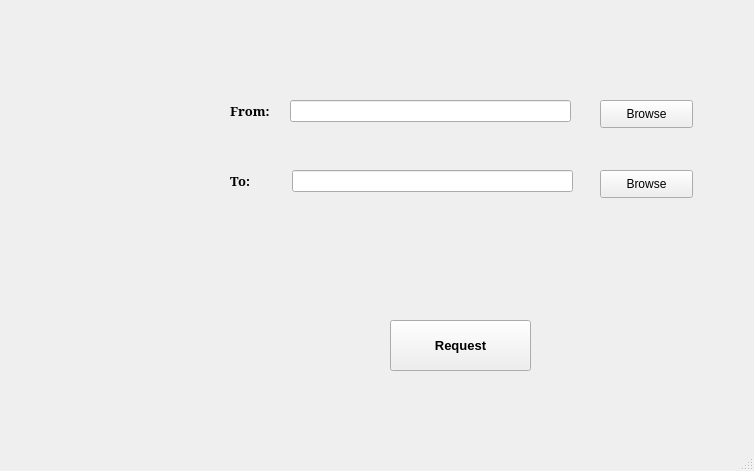
<?xml version="1.0" encoding="UTF-8"?>
<ui version="4.0">
 <class>MainWindow</class>
 <widget class="QMainWindow" name="MainWindow">
  <property name="geometry">
   <rect>
    <x>0</x>
    <y>0</y>
    <width>754</width>
    <height>471</height>
   </rect>
  </property>
  <property name="windowTitle">
   <string>MainWindow</string>
  </property>
  <widget class="QWidget" name="centralwidget">
   <widget class="QLabel" name="label1">
    <property name="geometry">
     <rect>
      <x>230</x>
      <y>100</y>
      <width>61</width>
      <height>21</height>
     </rect>
    </property>
    <property name="font">
     <font>
      <family>Zar</family>
      <pointsize>10</pointsize>
      <weight>75</weight>
      <bold>true</bold>
     </font>
    </property>
    <property name="autoFillBackground">
     <bool>true</bool>
    </property>
    <property name="text">
     <string>From:</string>
    </property>
    <property name="alignment">
     <set>Qt::AlignLeading|Qt::AlignLeft|Qt::AlignVCenter</set>
    </property>
   </widget>
   <widget class="QLabel" name="label_2">
    <property name="geometry">
     <rect>
      <x>230</x>
      <y>170</y>
      <width>61</width>
      <height>21</height>
     </rect>
    </property>
    <property name="font">
     <font>
      <family>Zar</family>
      <pointsize>10</pointsize>
      <weight>75</weight>
      <bold>true</bold>
     </font>
    </property>
    <property name="autoFillBackground">
     <bool>true</bool>
    </property>
    <property name="text">
     <string>To:</string>
    </property>
    <property name="alignment">
     <set>Qt::AlignLeading|Qt::AlignLeft|Qt::AlignVCenter</set>
    </property>
   </widget>
   <widget class="QLineEdit" name="lineEdit">
    <property name="geometry">
     <rect>
      <x>290</x>
      <y>100</y>
      <width>281</width>
      <height>22</height>
     </rect>
    </property>
   </widget>
   <widget class="QLineEdit" name="lineEdit_2">
    <property name="geometry">
     <rect>
      <x>292</x>
      <y>170</y>
      <width>281</width>
      <height>22</height>
     </rect>
    </property>
   </widget>
   <widget class="QPushButton" name="Browse1">
    <property name="geometry">
     <rect>
      <x>600</x>
      <y>100</y>
      <width>93</width>
      <height>28</height>
     </rect>
    </property>
    <property name="font">
     <font>
      <pointsize>9</pointsize>
      <weight>50</weight>
      <bold>false</bold>
     </font>
    </property>
    <property name="text">
     <string>Browse</string>
    </property>
   </widget>
   <widget class="QPushButton" name="Browse2">
    <property name="geometry">
     <rect>
      <x>600</x>
      <y>170</y>
      <width>93</width>
      <height>28</height>
     </rect>
    </property>
    <property name="font">
     <font>
      <pointsize>9</pointsize>
     </font>
    </property>
    <property name="text">
     <string>Browse</string>
    </property>
   </widget>
   <widget class="QPushButton" name="Request">
    <property name="geometry">
     <rect>
      <x>390</x>
      <y>320</y>
      <width>141</width>
      <height>51</height>
     </rect>
    </property>
    <property name="font">
     <font>
      <family>MS Shell Dlg 2</family>
      <pointsize>10</pointsize>
      <weight>75</weight>
      <bold>true</bold>
     </font>
    </property>
    <property name="text">
     <string>Request</string>
    </property>
   </widget>
   <widget class="QLabel" name="label">
    <property name="geometry">
     <rect>
      <x>10</x>
      <y>10</y>
      <width>181</width>
      <height>441</height>
     </rect>
    </property>
    <property name="styleSheet">
     <string notr="true">background-image: url(:/newPrefix/00d79088-b73b-4a9f-8a2b-7683b9d2342d.jfif);</string>
    </property>
    <property name="text">
     <string/>
    </property>
    <property name="pixmap">
     <pixmap resource="logo.qrc">:/newPrefix/00d79088-b73b-4a9f-8a2b-7683b9d2342d.jfif</pixmap>
    </property>
    <property name="scaledContents">
     <bool>true</bool>
    </property>
   </widget>
  </widget>
  <widget class="QStatusBar" name="statusbar"/>
 </widget>
 <resources>
  <include location="logo.qrc"/>
 </resources>
 <connections/>
</ui>
